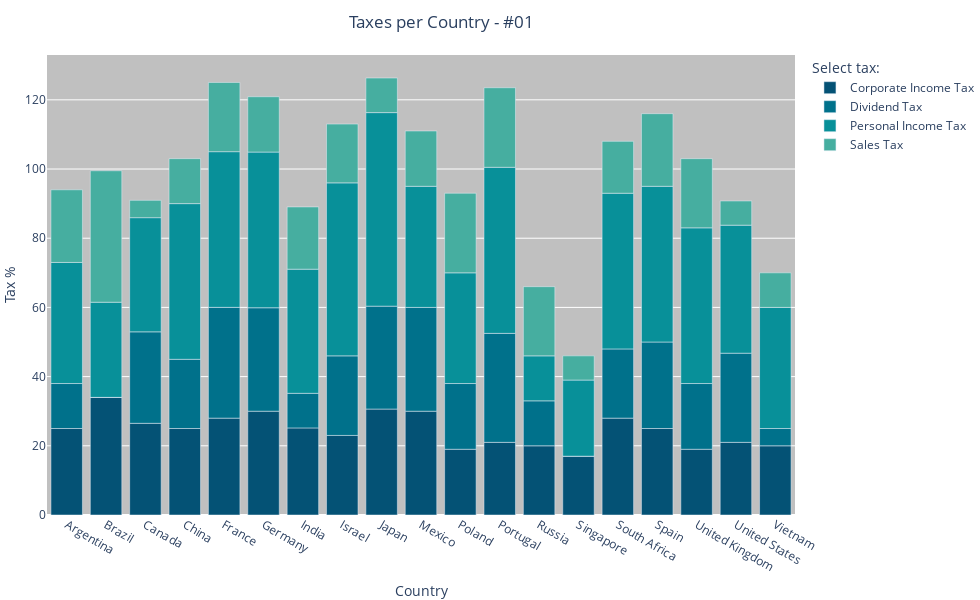

The notebook cell saved with this chart:
### Code cell
#Formatting the y axis title, plot background color and title of the legend and align title to the center.
taxes_bar_graph.update_yaxes(title='Tax %')
taxes_bar_graph.update_layout(margin={'t':55, 'b':70, 'l':0, 'r':0}, plot_bgcolor='silver', legend={'title':'Select tax:'}, title_x=0.45)

### Figure 1 — Plotly figure (JSON) as saved in the notebook; plotly's stock layout.template omitted (floating-point values rounded to 4 significant figures)
{"data": [{"alignmentgroup": "True", "hovertemplate": "variable=Corporate Income Tax<br>Country=%{x}<br>value=%{y}<extra></extra>", "legendgroup": "Corporate Income Tax", "marker": {"color": "rgb(4, 82, 117)"}, "name": "Corporate Income Tax", "offsetgroup": "Corporate Income Tax", "orientation": "v", "showlegend": true, "textposition": "auto", "type": "bar", "x": ["Argentina", "Brazil", "Canada", "China", "France", "Germany", "India", "Israel", "Japan", "Mexico", "Poland", "Portugal", "Russia", "Singapore", "South Africa", "Spain", "United Kingdom", "United States", "Vietnam"], "xaxis": "x", "y": [25, 34, 26.5, 25, 28, 30, 25.17, 23, 30.62, 30, 19, 21, 20, 17, 28, 25, 19, 21, 20], "yaxis": "y"}, {"alignmentgroup": "True", "hovertemplate": "variable=Dividend Tax<br>Country=%{x}<br>value=%{y}<extra></extra>", "legendgroup": "Dividend Tax", "marker": {"color": "rgb(0, 113, 139)"}, "name": "Dividend Tax", "offsetgroup": "Dividend Tax", "orientation": "v", "showlegend": true, "textposition": "auto", "type": "bar", "x": ["Argentina", "Brazil", "Canada", "China", "France", "Germany", "India", "Israel", "Japan", "Mexico", "Poland", "Portugal", "Russia", "Singapore", "South Africa", "Spain", "United Kingdom", "United States", "Vietnam"], "xaxis": "x", "y": [13, 0, 26.44, 20, 32.02, 29.9, 10, 23, 29.74, 30, 19, 31.5, 13, 0, 20, 25, 19, 25.77, 5], "yaxis": "y"}, {"alignmentgroup": "True", "hovertemplate": "variable=Personal Income Tax<br>Country=%{x}<br>value=%{y}<extra></extra>", "legendgroup": "Personal Income Tax", "marker": {"color": "rgb(8, 144, 153)"}, "name": "Personal Income Tax", "offsetgroup": "Personal Income Tax", "orientation": "v", "showlegend": true, "textposition": "auto", "type": "bar", "x": ["Argentina", "Brazil", "Canada", "China", "France", "Germany", "India", "Israel", "Japan", "Mexico", "Poland", "Portugal", "Russia", "Singapore", "South Africa", "Spain", "United Kingdom", "United States", "Vietnam"], "xaxis": "x", "y": [35, 27.5, 33, 45, 45, 45, 35.88, 50, 55.95, 35, 32, 48, 13, 22, 45, 45, 45, 37, 35], "yaxis": "y"}, {"alignmentgroup": "True", "hovertemplate": "variable=Sales Tax<br>Country=%{x}<br>value=%{y}<extra></extra>", "legendgroup": "Sales Tax", "marker": {"color": "rgb(70, 174, 160)"}, "name": "Sales Tax", "offsetgroup": "Sales Tax", "orientation": "v", "showlegend": true, "textposition": "auto", "type": "bar", "x": ["Argentina", "Brazil", "Canada", "China", "France", "Germany", "India", "Israel", "Japan", "Mexico", "Poland", "Portugal", "Russia", "Singapore", "South Africa", "Spain", "United Kingdom", "United States", "Vietnam"], "xaxis": "x", "y": [21, 38, 5, 13, 20, 16, 18, 17, 10, 16, 23, 23, 20, 7, 15, 21, 20, 7, 10], "yaxis": "y"}], "layout": {"barmode": "relative", "height": 600, "legend": {"title": {"text": "Select tax:"}, "tracegroupgap": 0}, "margin": {"b": 70, "l": 0, "r": 0, "t": 55}, "plot_bgcolor": "silver", "title": {"text": "Taxes per Country - #01", "x": 0.45}, "width": 980, "xaxis": {"anchor": "y", "domain": [0, 1], "title": {"text": "Country"}}, "yaxis": {"anchor": "x", "domain": [0, 1], "title": {"text": "Tax %"}}}}
